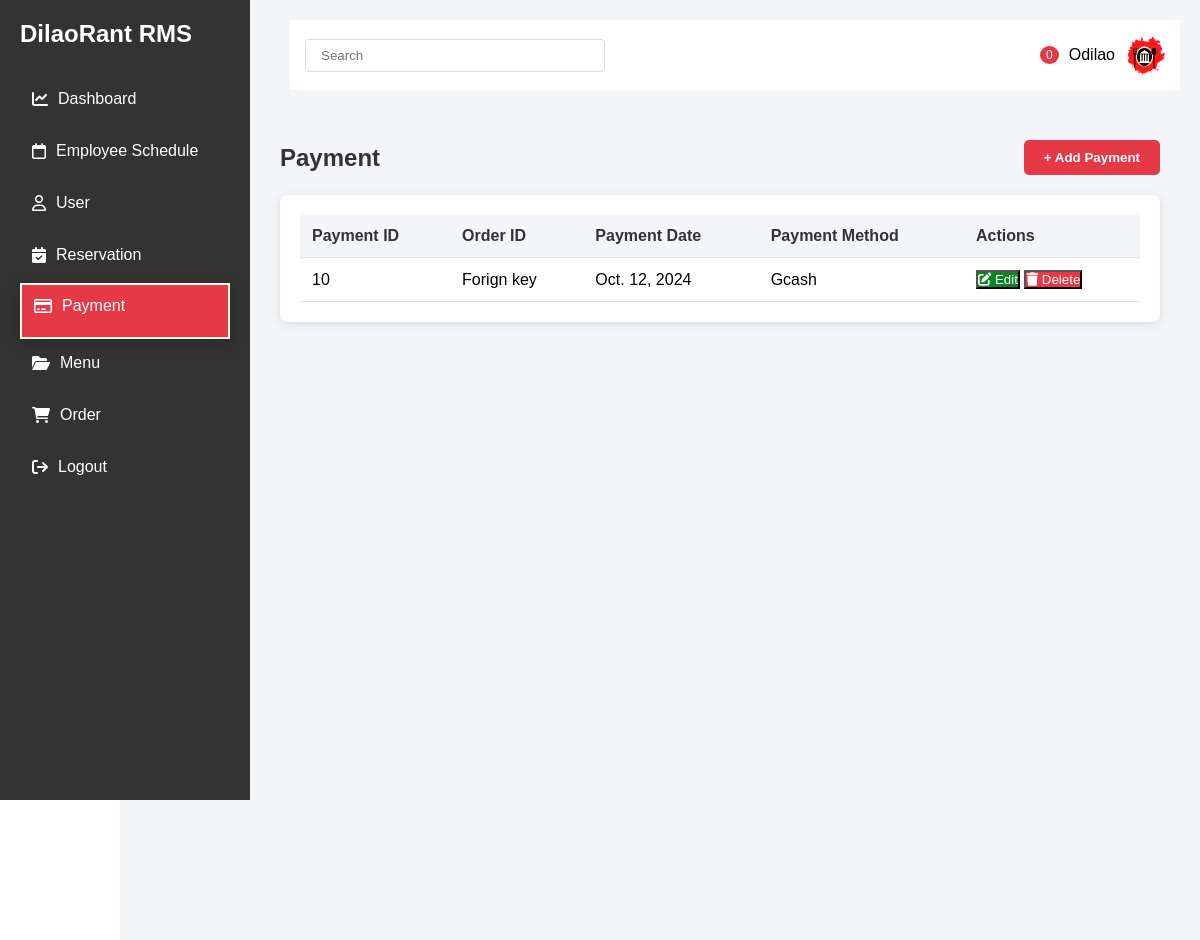
Screenshot of /dashboard/Payment/ (signed in) with the database file from the repository.
### Payment/models.py (models this page shows, shortened)
class Payment(models.Model):
    payment_id = models.AutoField(primary_key=True)  # Manual Payment ID input
    payment_method = models.CharField(max_length=100)
    payment_date = models.DateField()

### Payment/views.py (the view)
# urls.py: path('', views.display_Payment, name='displayPayment'),
@login_required(login_url='login')
def display_Payment(request):
    payments = Payment.objects.all()  # Fetch all payments to display
    return render(request, 'Payment/PaymentDisplay.html', {'payments': payments})

### Payment/templates/Payment/PaymentDisplay.html (shortened to what this page needs)
{% load static %}
<!DOCTYPE html>
<html lang="en">
<head>
    <link rel="stylesheet" href="https://cdnjs.cloudflare.com/ajax/libs/font-awesome/6.0.0/css/all.min.css">
</head>
<body>
    <div class="sidebar">
        <h2>DilaoRant RMS</h2>
        <div style="margin-top: 30px;">
            <a href="{% url 'successdashboard' %}" class="menu-item">
                <i class="fas fa-chart-line"></i>
                Dashboard
            </a>
            <a href="{% url 'Display' %}" class="menu-item">
                <i class="fa-regular fa-calendar"></i>
                Employee Schedule
            </a>
            <a href="{% url 'DisplayUser'%}" class="menu-item">
                <i class="fa-regular fa-user"></i>
                User
            </a>
            <a href="{% url 'DisplayReservation'%}" class="menu-item">
                <i class="fa-solid fa-calendar-check"></i>
                Reservation
            </a>
            <div class="selected">
            <a href="{% url 'DisplayPayment' %}" class="menu-item">
                <i class="fa-regular fa-credit-card"></i>
                Payment
            </a>   </div>
            <a href="{% url 'DisplayMenu' %}" class="menu-item">
                <i class="fa-solid fa-folder-open"></i>
                Menu
            </a>
            <a href="{% url 'DisplayOrder' %}" class="menu-item">
                <i class="fa-solid fa-cart-shopping"></i>
                Order
            </a>
            <a href="{% url 'logout' %}" class="menu-item">
                <i class="fa-solid fa-arrow-right-from-bracket"></i>
                Logout
            </a>
        </div>
    </div>
    <div class="main-content">
        <div class="top-bar" style=" margin-left: 150px;">
            <input type="text" class="search-bar" placeholder="Search">
            <div class="user-profile">
                <span class="notification">0</span>
                <span>Odilao</span>
                <img src="{% static 'dashboard/bg3.png' %}" alt="Admin" style="width: 40px; height: 40px; border-radius: 50%;">
            </div>
        </div>
        <div class="main-content">
            <div class="schedule-header">
                <h2 class="schedule-title">Payment</h2>
                <button class="add-schedule-btn" onclick="showPaymentPopup()">+ Add Payment</button>
            </div>
                <div class="schedule-container">
                <table class="schedule-table">
                    <thead>
                        <tr>
                            <th>Payment ID</th>
                            <th>Order ID</th>
                            <th>Payment Date</th>
                            <th>Payment Method</th>
                            <th>Actions</th>
                        </tr>
                    </thead>
                    <tbody>
                        {% for payment in payments %}
                    <tr>
                        <td>{{payment.payment_id}}</td>
                        <td>Forign key</td>
                        <td>{{ payment.payment_date }}</td>
                        <td>{{ payment.payment_method }}</td>
                        <td>
                            <div class="action-buttons">
                                <button
                                    class="btn btn-edit btn-tooltip"
                                    onclick="update_schedule('{{ schedule.schedule_id }}')"
                                    data-tooltip="Edit Schedule"
                                >
                                    <i class="fas fa-edit"></i>
                                    Edit
                                </button>
                                <button
                                    class="btn btn-delete btn-tooltip"
                                    onclick="delete_payment('{{ payment.payment_id}}')"
                                    data-tooltip="Delete Schedule"
                                >
                                    <i class="fas fa-trash"></i>
                                    Delete
                                </button>
                            </div>
                        </td>
                    </tr>
                        {% empty %}
                        <tr>
                            <td colspan="4" style="text-align: center;">No Payments found.</td>
                        </tr>
                        {% endfor %}
                    </tbody>
                </table>
            </div>
        </div>
    </div>
</body>
</html>

### Payment/templates/Payment/PaymentDisplay.html (style rules this page uses)
* { margin: 0; padding: 0; box-sizing: border-box; font-family: 'Arial', sans-serif; }
.sidebar { width: 250px; background-color: #333; height: 100vh; position: fixed; left: 0; top: 0; color: white; padding: 20px; }
.main-content { margin-left: 120px; padding: 20px; background-color: #f4f5f9; min-height: 100vh; }
.top-bar { display: flex; justify-content: space-between; align-items: center; padding: 15px; background-color: white; margin-bottom: 30px; }
.search-bar { padding: 8px 15px; border: 1px solid #ddd; border-radius: 4px; width: 300px; }
.user-profile { display: flex; align-items: center; gap: 10px; }
.notification { background-color: #e63946; color: white; padding: 2px 6px; border-radius: 50%; font-size: 12px; }
.menu-item { display: flex; align-items: center; padding: 12px; color: white; text-decoration: none; margin-bottom: 10px; transition: background-color 0.3s; }
.menu-item i { margin-right: 10px; }
.selected { background-color: #e63946; color: white; border: 2px solid #f1faee; box-shadow: 0 4px 15px rgba(0, 0, 0, 0.2); transform: translateY(-3px); }
.schedule-container { background-color: white; border-radius: 8px; padding: 20px; box-shadow: 0 2px 10px rgba(0, 0, 0, 0.1); max-width: 1000px; margin: 0 auto; }
.schedule-header { display: flex; justify-content: space-between; align-items: center; margin-bottom: 20px; }
.schedule-title { font-size: 24px; font-weight: bold; color: #333; }
.add-schedule-btn { background-color: #e63946; color: white; border: none; padding: 10px 20px; border-radius: 5px; cursor: pointer; font-weight: bold; }
.schedule-table { width: 100%; border-collapse: collapse; }
.schedule-table th, .schedule-table td { padding: 12px; text-align: left; border-bottom: 1px solid #e0e0e0; }
.schedule-table th { background-color: #f4f5f9; font-weight: bold; color: #333; }
.btn-edit { background-color: #0e8225; color: white; }
.btn-delete { background-color: #e63946; color: white; }

### rows the page displays
Payment: payment_id "10", payment_date "Oct. 12, 2024", payment_method "Gcash"
